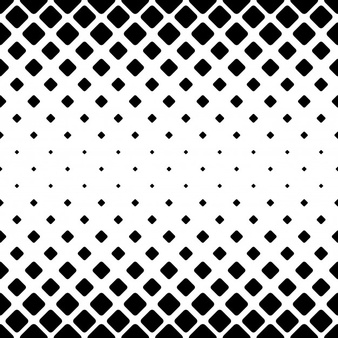
%> input picture TestImplementation/ImageSamples/1.jpg, 338 x 338 px; its folder holds only this picture in this run
$ octave --eval "SampleImages;"   (GNU Octave 9; MATLAB toolbox functions it lacks are replaced by stand-ins)
%> lines starting %> are read from the running program, lines starting %| are printed output that depends on the picture
function SampleImages()

global outputFolder index rawImage;

[inputFolder, ~, ~] = fileparts(which(mfilename));
inputFolder = fullfile(inputFolder, 'ImageSamples');
outputFolder = fullfile(inputFolder, 'Sampled100');


index = dir(inputFolder);
fileList = {index.name};
fileList = fileList(:, 3 : end);

index = 1;

for i = 1 : length(fileList)
    k = strfind(fileList{i}, '.jpg');
    if  k
        rawImage = imread(fullfile(inputFolder, fileList{i}));
%> rawImage is the input picture: size 338x338x3 uint8; min 0, max 255, mean 186.4
        createSubImages();
    end
end

disp('Done');

end

function createSubImages()

global outputFolder index rawImage;

n = 20;
L = 100;

if(size(rawImage, 3) == 3)
    rawImage = rgb2gray(rawImage);
%> rawImage: size 338x338 uint8
end

[r, c]= size(rawImage);
%> r = 338; c = 338

for i = 1 : n

    crop = rawImage(randi(r - L + 1) + (0 : L - 1), randi(c - L + 1) + (0 : L - 1));

    fileName = sprintf('%d.jpg', index);
    fileName = fullfile(outputFolder, fileName);
    crop = mat2gray(crop);
    imwrite(crop, fileName);

    index = index + 1;

end
%> this loop made 20 passes
%> pass 1, in createSubImages, `crop = rawImage(randi(r - L + 1) + (0 : L - 1), randi(c - L + 1) + (0 ..`:
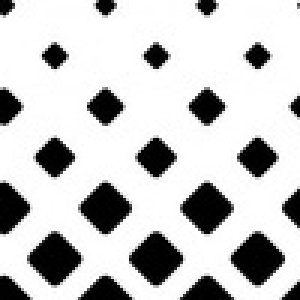
%> crop: size 100x100 uint8 (shown 3 times larger); min 0, max 255, mean 199.2
%> pass 2, in createSubImages, `crop = rawImage(randi(r - L + 1) + (0 : L - 1), randi(c - L + 1) + (0 ..`:
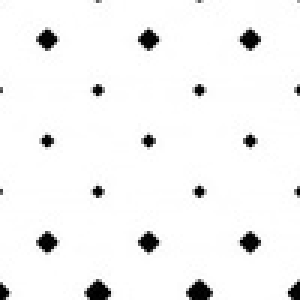
%> crop: size 100x100 uint8 (shown 3 times larger); min 0, max 255, mean 244.6
%> after the loop, index = 21


end

$ run again, on TestImplementation/ImageSamples/5.jpg
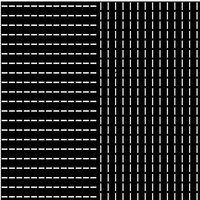
%> input picture TestImplementation/ImageSamples/5.jpg, 200 x 200 px
%> in SampleImages, rawImage is the input picture: size 200x200 uint8; min 0, max 255, mean 35.3
%> the loop in createSubImages, `for i = 1 : n` made 20 passes
%> pass 1, in createSubImages, `crop = rawImage(randi(r - L + 1) + (0 : L - 1), randi(c - L + 1) + (0 ..`:
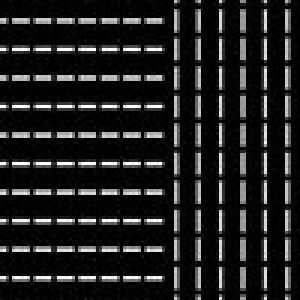
%> crop: size 100x100 uint8 (shown 3 times larger); min 0, max 255, mean 31.4
%> pass 2, in createSubImages, `crop = rawImage(randi(r - L + 1) + (0 : L - 1), randi(c - L + 1) + (0 ..`:
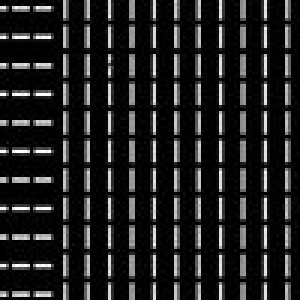
%> crop: size 100x100 uint8 (shown 3 times larger); min 0, max 255, mean 32.9
%> after the loop in createSubImages, `for i = 1 : n`: index = 21

$ run again, on TestImplementation/ImageSamples/2.jpg
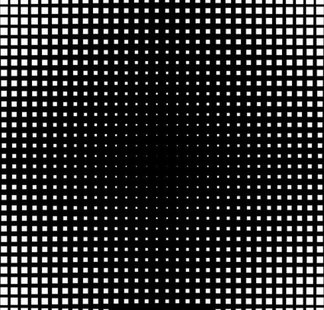
%> input picture TestImplementation/ImageSamples/2.jpg, 324 x 310 px
%> in SampleImages, rawImage is the input picture: size 310x324 uint8; min 0, max 255, mean 47.2
%> the loop in createSubImages, `for i = 1 : n` made 20 passes
%> pass 1, in createSubImages, `crop = rawImage(randi(r - L + 1) + (0 : L - 1), randi(c - L + 1) + (0 ..`:
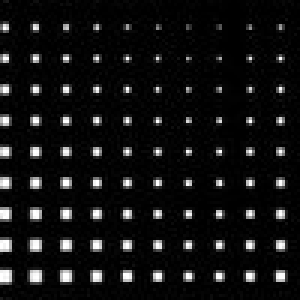
%> crop: size 100x100 uint8 (shown 3 times larger); min 0, max 255, mean 17.8
%> pass 2, in createSubImages, `crop = rawImage(randi(r - L + 1) + (0 : L - 1), randi(c - L + 1) + (0 ..`:
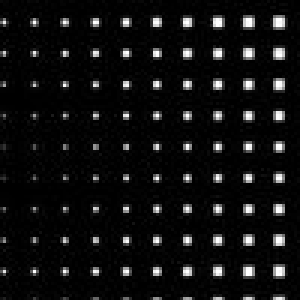
%> crop: size 100x100 uint8 (shown 3 times larger); min 0, max 255, mean 15.5
%> after the loop in createSubImages, `for i = 1 : n`: index = 21
